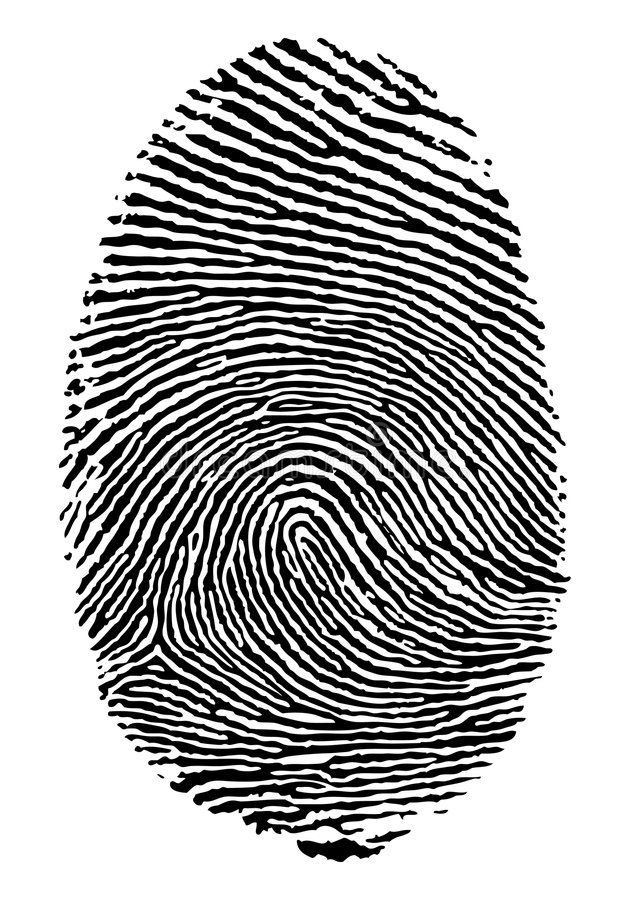
#> input picture Input/Fig_1.jpg, 630 x 900 px, found by its file name; the run also reads 1 picture not shown here
$ jupyter execute IOT_FINAL_PROJECT.ipynb   (older library calls are emulated)
#> lines starting #> are read from the running program, lines starting #| are printed output that depends on the picture; after the words box and inside, x2 and y2 are one past the last pixel; in counts of white or black regions, pixels touching at a corner belong together
[cell 1]
import cv2
import numpy as np

#here we are reading the fingerprint image
image = cv2.imread('./Input/fig_1.jpg', cv2.IMREAD_GRAYSCALE)
#> image is the input picture: shape (900, 630); min 0, max 255, mean 177.1

[cell 2]
# Threshold the image
_, binary_image = cv2.threshold(image, 0, 255, cv2.THRESH_BINARY_INV + cv2.THRESH_OTSU)
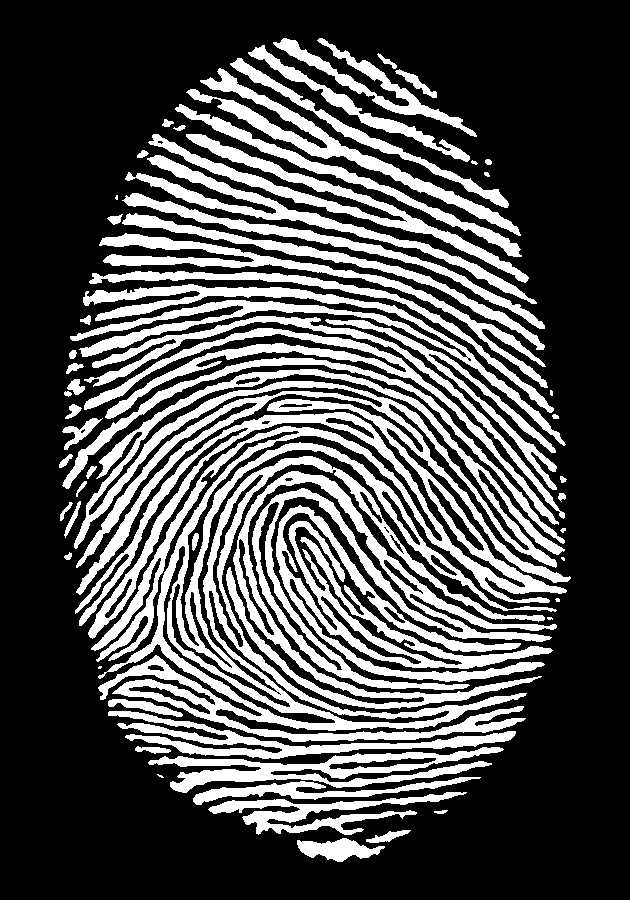
#> binary_image: shape (900, 630); 30.7% white; 62 white regions (7 under 20 px), largest, box (x1, y1, x2, y2) and area: (74, 369, 571, 742) 56307, (226, 471, 557, 709) 14900, (276, 505, 553, 682) 10988

[cell 3]
# Apply morphological operations to enhance the ridges
kernel = np.ones((3, 3), np.uint8)
binary_image = cv2.morphologyEx(binary_image, cv2.MORPH_CLOSE, kernel, iterations=3)
#> binary_image: shape (900, 630); 47.8% white; 10 white regions (2 under 20 px)

[cell 4]
# Find contours
contours, _ = cv2.findContours(binary_image, cv2.RETR_EXTERNAL, cv2.CHAIN_APPROX_SIMPLE)
#> contours = 10 contours, 3 with area under 20; largest, box (x1, y1, x2, y2) and area: (59, 45, 571, 862) 292812, (273, 38, 477, 137) 3234, (162, 119, 186, 131) 100, (64, 552, 72, 560) 34, (560, 476, 567, 483) 26, (485, 159, 492, 165) 25, (434, 810, 448, 814) 24

[cell 5]
import matplotlib.pyplot as plt

# Read the fingerprint image
fingerprint_img = cv2.imread('./Input/Fig_2.jpg', cv2.IMREAD_GRAYSCALE)

# Add salt and pepper noise
noise = np.random.random(fingerprint_img.shape)
salt_pepper_img = np.where(noise > 0.95, 255, np.where(noise < 0.05, 0, fingerprint_img))

# Apply median filter for noise reduction
filtered_img = cv2.medianBlur(salt_pepper_img, 5)

# Save the filtered fingerprint image in JPEG format
cv2.imwrite('filtered_fingerprint2.jpeg', filtered_img)

# Plot the original, noisy, and filtered images
plt.figure(figsize=(12, 6))
plt.subplot(1, 3, 1)
plt.imshow(fingerprint_img, cmap='gray')
plt.title('Original Fingerprint')
plt.axis('off')

plt.subplot(1, 3, 2)
plt.imshow(salt_pepper_img, cmap='gray')
plt.title('Fingerprint with Salt and Pepper Noise')
plt.axis('off')

plt.subplot(1, 3, 3)
plt.imshow(filtered_img, cmap='gray')
plt.title('Filtered Fingerprint')
plt.axis('off')

plt.tight_layout()
plt.show()

[cell 6]
# Filter contours based on area to eliminate noise
filtered_contours = [cnt for cnt in contours if cv2.contourArea(cnt) > 100]
#> filtered_contours = 2 contours; box (x1, y1, x2, y2) and area: (59, 45, 571, 862) 292812, (273, 38, 477, 137) 3234

[cell 7]
filtered_contours
#> Out has the same summary as filtered_contours

[cell 8]
import cv2
import numpy as np
import matplotlib.pyplot as plt

# Read the filtered fingerprint image
filtered_fingerprint_img = cv2.imread('filtered_fingerprint2.jpeg', cv2.IMREAD_GRAYSCALE)

# Check if the image was loaded successfully
if filtered_fingerprint_img is not None:
    # Extract a horizontal line of pixel intensity values from the middle of the image
    line_y = filtered_fingerprint_img.shape[0] // 2
    line_intensity = filtered_fingerprint_img[line_y, :]
#> line_intensity = 630 values, max 255 at index 0, min 0 at index 87, mean 149.6

    # Plot the signal corresponding to the filtered fingerprint
    plt.figure(figsize=(10, 4))
    plt.plot(line_intensity, color='black')
    plt.title('Signal Corresponding to Filtered Fingerprint')
    plt.xlabel('Pixel Position')
    plt.ylabel('Intensity')
    plt.grid(True)
    plt.show()
else:
    print("Error: Unable to load the filtered fingerprint image.")

[cell 9]
def ridge_frequency(image, block_size=16):
    rows, cols = image.shape
    freq = np.zeros_like(image, dtype=np.float32)

    for r in range(0, rows - block_size, block_size):
        for c in range(0, cols - block_size, block_size):
            block = image[r:r+block_size, c:c+block_size]
            f = cv2.dct(block.astype(np.float32))
            freq[r:r+block_size, c:c+block_size] = f

    return freq

def ridge_flow(image):
    sobelx = cv2.Sobel(image, cv2.CV_64F, 1, 0, ksize=3)
    sobely = cv2.Sobel(image, cv2.CV_64F, 0, 1, ksize=3)
    flow = cv2.phase(sobelx, sobely, angleInDegrees=True)
    return flow

def ridge_curvature(image):
    sobelx = cv2.Sobel(image, cv2.CV_64F, 1, 0, ksize=3)
    sobely = cv2.Sobel(image, cv2.CV_64F, 0, 1, ksize=3)
    sobelxx = cv2.Sobel(sobelx, cv2.CV_64F, 1, 0, ksize=3)
    sobelyy = cv2.Sobel(sobely, cv2.CV_64F, 0, 1, ksize=3)
    curvature = cv2.magnitude(sobelxx, sobelyy)
    return curvature

# Load the fingerprint image
image = cv2.imread('filtered_fingerprint2.jpeg', cv2.IMREAD_GRAYSCALE)

# Apply Gaussian blur to smooth the image
image_blurred = cv2.GaussianBlur(image, (5, 5), 0)

# Extract ridge frequency
ridge_freq = ridge_frequency(image_blurred)
#> after the loop in ridge_frequency, `for r in range(0, rows - block_size, block_size):`:
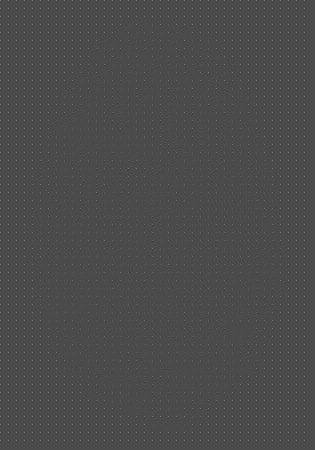
#> freq: shape (900, 630) float32 (shown at 1/2 size); min -1719, max 4080, mean 10.8; drawn with min black and max white

# Extract ridge flow
ridge_flow = ridge_flow(image_blurred)

# Extract ridge curvature
ridge_curv = ridge_curvature(image_blurred)

# Display results
cv2.imshow('Ridge Frequency', ridge_freq)
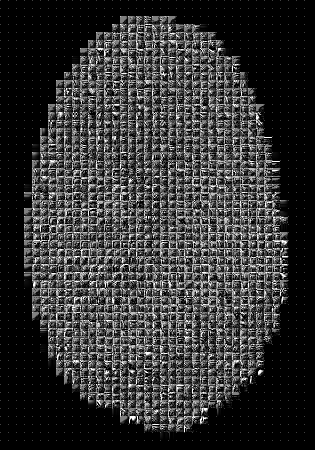
#> window 'Ridge Frequency': shape (900, 630) (shown at 1/2 size); min 0, max 255, mean 53
cv2.imshow('Ridge Flow', ridge_flow)
cv2.imshow('Ridge Curvature', ridge_curv)
cv2.waitKey(0)
cv2.destroyAllWindows()

[cell 10]
import cv2
import numpy as np

# Load the fingerprint image
image = cv2.imread('filtered_fingerprint2.jpeg', cv2.IMREAD_GRAYSCALE)

# Threshold the image
_, binary_image = cv2.threshold(image, 0, 255, cv2.THRESH_BINARY_INV + cv2.THRESH_OTSU)
#> binary_image: shape (900, 630); 30.7% white; 63 white regions (10 under 20 px), largest, box (x1, y1, x2, y2) and area: (74, 369, 570, 759) 61725, (226, 471, 552, 710) 25871, (70, 284, 565, 490) 11864

# Apply morphological operations to enhance the ridges
kernel = np.ones((3, 3), np.uint8)
binary_image = cv2.morphologyEx(binary_image, cv2.MORPH_CLOSE, kernel, iterations=3)
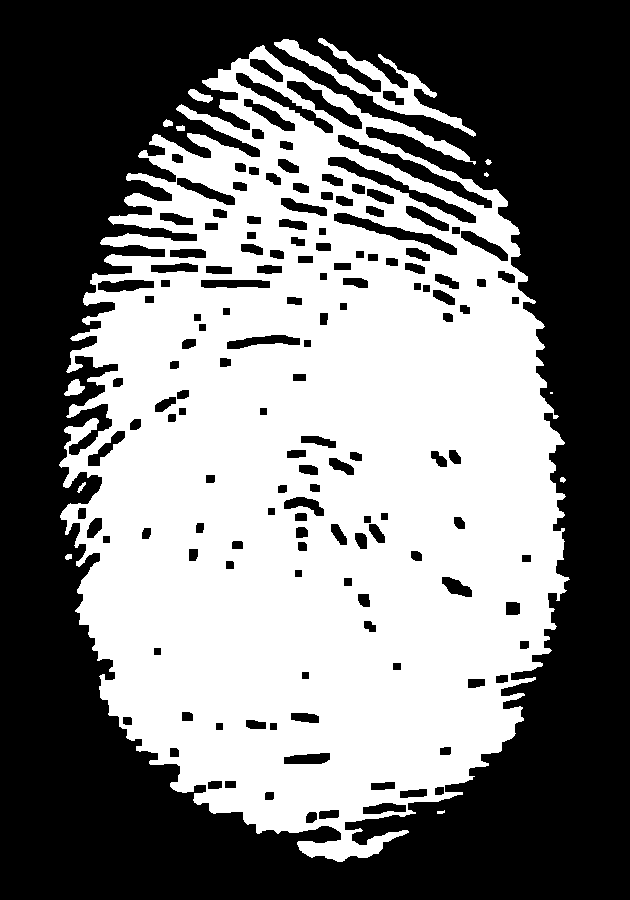
#> binary_image: shape (900, 630); 47.5% white; 13 white regions (2 under 20 px)

# Find contours
contours, _ = cv2.findContours(binary_image, cv2.RETR_EXTERNAL, cv2.CHAIN_APPROX_SIMPLE)
#> contours = 13 contours, 5 with area under 20; largest, box (x1, y1, x2, y2) and area: (59, 45, 570, 862) 289230, (274, 38, 476, 137) 3398, (64, 379, 85, 396) 182, (188, 89, 213, 103) 158, (163, 119, 173, 127) 45, (176, 125, 185, 131) 32, (77, 482, 86, 493) 28, (65, 554, 72, 560) 25

# Filter contours based on area to eliminate noise
filtered_contours = [cnt for cnt in contours if cv2.contourArea(cnt) > 100]
#> filtered_contours = 4 contours; box (x1, y1, x2, y2) and area: (59, 45, 570, 862) 289230, (274, 38, 476, 137) 3398, (64, 379, 85, 396) 182, (188, 89, 213, 103) 158

# Draw extracted contours
result_image = cv2.cvtColor(image, cv2.COLOR_GRAY2BGR)
cv2.drawContours(result_image, filtered_contours, -1, (0, 255, 0), 2)
#> result_image: shape (900, 630, 3); mean B, G, R 172.7, 181.9, 172.7

# Display the result
cv2.imshow('Minutiae Extraction', result_image)
cv2.waitKey(0)
cv2.destroyAllWindows()

[cell 11]
def calculate_ridge_count(image, line_length=100):
    # Apply Canny edge detection to the image
    edges = cv2.Canny(image, 50, 150)

    # Hough transform to detect lines
    lines = cv2.HoughLines(edges, 1, np.pi/180, threshold=200)

    # Calculate ridge count
    ridge_count = 0
    if lines is not None:
        for rho, theta in lines[:, 0]:
            if 0.25 * np.pi <= theta <= 0.75 * np.pi:  # Filter vertical lines (ridges)
                ridge_count += 1

    # Normalize ridge count by line length
    ridge_count_normalized = ridge_count / line_length

    return ridge_count_normalized

def locate_core_point(image):
    # Apply skeletonization to the image
    skeleton = cv2.threshold(image, 127, 255, cv2.THRESH_BINARY)[1]

    # Find contours of the skeletonized image
    contours, _ = cv2.findContours(skeleton, cv2.RETR_EXTERNAL, cv2.CHAIN_APPROX_SIMPLE)

    # Find the centroid of the largest contour as the core point
    if contours:
        largest_contour = max(contours, key=cv2.contourArea)
        M = cv2.moments(largest_contour)
        core_point_x = int(M['m10'] / M['m00'])
        core_point_y = int(M['m01'] / M['m00'])
        return core_point_x, core_point_y
    else:
        return None, None

# Load the fingerprint image
image = cv2.imread('./Input/Fig_1.jpg', 0)

# Calculate ridge count
ridge_count = calculate_ridge_count(image)
#> in calculate_ridge_count, `edges = cv2.Canny(image, 50, 150)`:
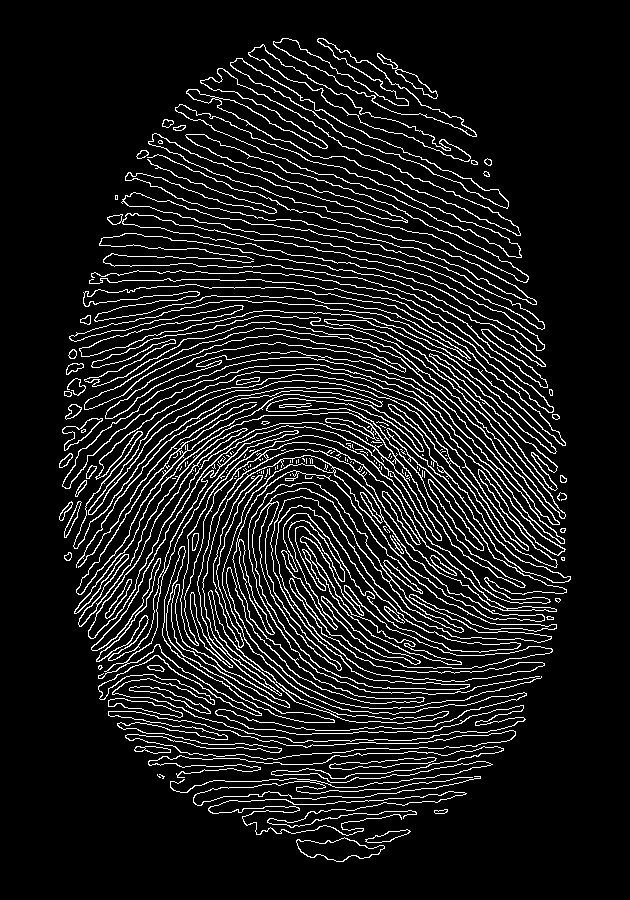
#> edges: shape (900, 630); 10.4% white in thin lines or dots, all inside (x1, y1, x2, y2) = (59, 38, 571, 862)
#> in calculate_ridge_count, `lines = cv2.HoughLines(edges, 1, np.pi/180, threshold=200)`: lines = [[6, 2.36], [523, 0.785], [-16, 2.36], [158, 2.36]]
#> the loop in calculate_ridge_count, `for rho, theta in lines[:, 0]:` made 4 passes
#> (rho, theta, ridge_count) on pass 2: (523, 0.785, 1)
#> after the loop in calculate_ridge_count, `for rho, theta in lines[:, 0]:`: ridge_count = 1
#> in calculate_ridge_count, `ridge_count_normalized = ridge_count / line_length`: ridge_count_normalized = 0.01
#> ridge_count = 0.01

# Locate core point
core_point_x, core_point_y = locate_core_point(image)
#> in locate_core_point, `contours, _ = cv2.findContours(skeleton, cv2.RETR_EXTERNAL, cv2.CHAIN_..`: contours = [[[0, 0], [0, 899], [629, 899], [629, 0]]]
#> in locate_core_point, `largest_contour = max(contours, key=cv2.contourArea)`: largest_contour = [[0, 0], [0, 899], [629, 899], [629, 0]]
#> in locate_core_point, `M = cv2.moments(largest_contour)`: M = moments, m00 565471, centre m10/m00, m01/m00 = (314.5, 449.5)
#> in locate_core_point, `core_point_x = int(M['m10'] / M['m00'])`: core_point_x = 314
#> in locate_core_point, `core_point_y = int(M['m01'] / M['m00'])`: core_point_y = 449
#> core_point_x = 314; core_point_y = 449

print("Ridge count:", ridge_count)
#| Ridge count: 0.01
print("Core point coordinates:", core_point_x, core_point_y)
#| Core point coordinates: 314 449

# Display the image with core point
plt.imshow(image, cmap='gray')
if core_point_x is not None and core_point_y is not None:
    plt.plot(core_point_x, core_point_y, 'ro')  # Plot core point
plt.title('Fingerprint with Core Point')
plt.axis('off')
plt.show()

[cell 12]
import cv2
import numpy as np
import matplotlib.pyplot as plt

def detect_singular_points(image):
    # Apply Sobel edge detection to the image
    sobel_x = cv2.Sobel(image, cv2.CV_64F, 1, 0, ksize=5)
    sobel_y = cv2.Sobel(image, cv2.CV_64F, 0, 1, ksize=5)

    # Compute magnitude and direction of gradient
    magnitude = np.sqrt(sobel_x**2 + sobel_y**2)
    direction = np.arctan2(sobel_y, sobel_x)

    # Define threshold for edge detection
    edge_threshold = 100

    # Apply thresholding to identify edges
    edges = magnitude > edge_threshold

    # Apply morphological operations to enhance edge connectivity
    kernel = np.ones((3, 3), np.uint8)
    edges = cv2.morphologyEx(edges.astype(np.uint8), cv2.MORPH_CLOSE, kernel)

    # Find contours of the edges
    contours, _ = cv2.findContours(edges, cv2.RETR_EXTERNAL, cv2.CHAIN_APPROX_SIMPLE)

    # Initialize lists to store singular points (ridge endings and bifurcations)
    ridge_endings = []
    bifurcations = []

    # Iterate through contours
    for contour in contours:
        # Approximate the contour to reduce the number of points
        approx = cv2.approxPolyDP(contour, 0.01 * cv2.arcLength(contour, True), True)

        # Calculate the number of vertices (corner points)
        num_vertices = len(approx)

        # Singular points are classified based on the number of vertices
        if num_vertices == 1:
            # Ridge ending
            ridge_endings.append(approx.ravel())
        elif num_vertices >= 3:
            # Bifurcation
            bifurcations.append(approx.ravel())

    return ridge_endings, bifurcations

# Load the fingerprint image
image = cv2.imread('./Input/Fig_1.jpg', cv2.IMREAD_GRAYSCALE)

# Detect singular points (ridge endings and bifurcations)
ridge_endings, bifurcations = detect_singular_points(image)
#> in detect_singular_points, `direction = np.arctan2(sobel_y, sobel_x)`:
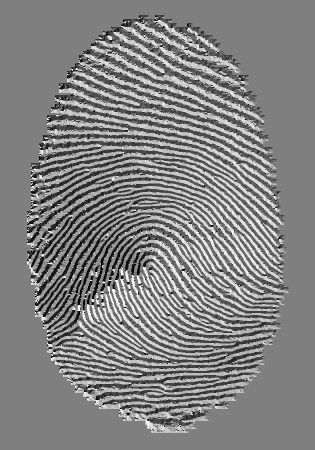
#> direction: shape (900, 630) float64 (shown at 1/2 size); min -3.14, max 3.14, mean 0.0763; drawn with min black and max white
#> in detect_singular_points, `edges = cv2.morphologyEx(edges.astype(np.uint8), cv2.MORPH_CLOSE, kern..`:
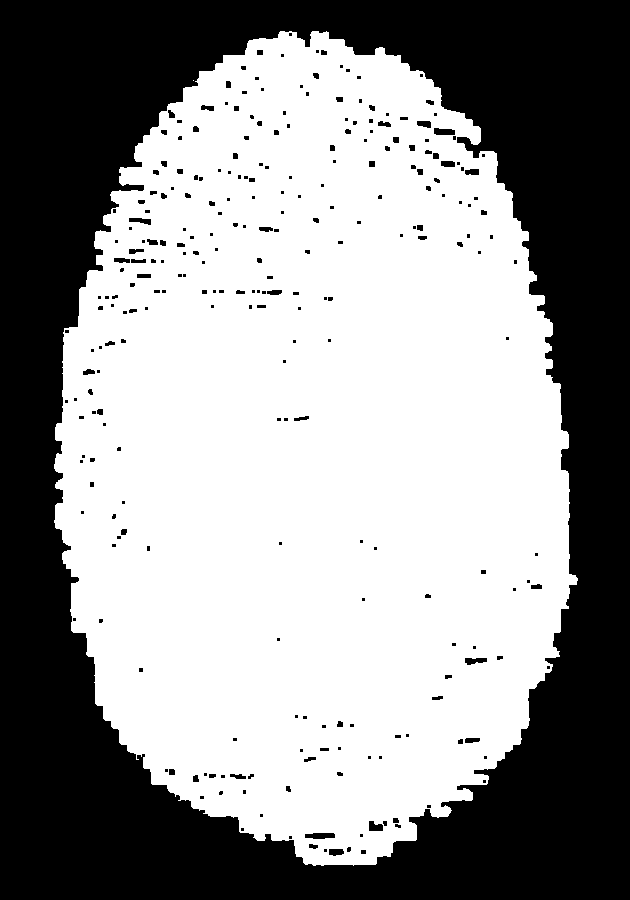
#> edges: shape (900, 630); values 0 (black) and 1 (white), 57.7% white; 271 black regions (176 under 20 px)
#> in detect_singular_points, `contours, _ = cv2.findContours(edges, cv2.RETR_EXTERNAL, cv2.CHAIN_APP..`: contours = 2 contours, 1 with area under 20; largest, box (x1, y1, x2, y2) and area: (54, 31, 578, 866) 331500
#> the loop in detect_singular_points, `for contour in contours:` made 2 passes
#> (approx, num_vertices) on pass 1: ([[193, 80]], 1)
#> after the loop in detect_singular_points, `for contour in contours:`: bifurcations = [[280, 31, 119, 169, 54, 522, 151, 783, 375, 864, 520, 743, 568, 434, 480, 128]]; ridge_endings = [[193, 80]]
#> ridge_endings = [[193, 80]]

# Visualize singular points on the fingerprint image
plt.imshow(image, cmap='gray')
for point in ridge_endings:
    plt.plot(point[0], point[1], 'ro', markersize=5)  # Ridge ending (red)
#> this loop made 1 pass
for point in bifurcations:
    plt.plot(point[0], point[1], 'bo', markersize=5)  # Bifurcation (blue)
#> this loop made 1 pass
plt.title('Fingerprint with Singular Points')
plt.axis('off')
plt.show()

[cell 13]
# Load the template fingerprint image
template_image = cv2.imread('./Input/Fig_1.jpg', cv2.IMREAD_GRAYSCALE)

# Load the query fingerprint image
query_image = cv2.imread('./Input/Fig_2.jpg', cv2.IMREAD_GRAYSCALE)

# Resize both images to 500x300 pixels
template_image = cv2.resize(template_image, (500, 300))
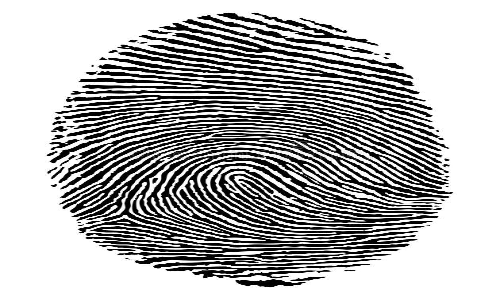
#> template_image: shape (300, 500); min 0, max 255, mean 177.1
query_image = cv2.resize(query_image, (500, 300))

# Flatten the images into 1D vectors
template_vector = template_image.flatten()
query_vector = query_image.flatten()

# Compute Euclidean distance between feature vectors
euclidean_distance = np.linalg.norm(template_vector - query_vector)
#> euclidean_distance = 0

print("Euclidean Distance:", euclidean_distance)
#| Euclidean Distance: 0.0

[cell 14]
import cv2

# Load the template fingerprint image
template_image = cv2.imread('./Input/Fig_1.jpg', cv2.IMREAD_GRAYSCALE)

# Load the query fingerprint image
query_image = cv2.imread('./Input/Fig_2.jpg', cv2.IMREAD_GRAYSCALE)

# Perform template matching using correlation coefficient
result = cv2.matchTemplate(query_image, template_image, cv2.TM_CCOEFF_NORMED)
#> result = [1]

# Get the best match location
min_val, max_val, min_loc, max_loc = cv2.minMaxLoc(result)
#> min_val = 1; max_val = 1; min_loc = (0, 0); max_loc = (0, 0)

print("Template Matching Score:", max_val)
#| Template Matching Score: 1.0

[cell 15]
def compare_fingerprints(input_fingerprint, database_fingerprint):
    # Load the input fingerprint image
    input_image = cv2.imread('./Input/Fig_1.jpg', cv2.IMREAD_GRAYSCALE)

    # Load the database fingerprint image
    database_image = cv2.imread('./Input/Fig_1.jpg', cv2.IMREAD_GRAYSCALE)

    # Resize both images to 500x300 pixels
    input_image = cv2.resize(input_image, (500, 300))
    database_image = cv2.resize(database_image, (500, 300))

    # Flatten the images into 1D vectors
    input_vector = input_image.flatten()
    database_vector = database_image.flatten()

    # Compute Euclidean distance between feature vectors
    euclidean_distance = np.linalg.norm(input_vector - database_vector)

    # Compare the Euclidean distance
    if euclidean_distance == 0:
        print("Fingerprints match perfectly.")
    else:
        print("Fingerprints do not match.")
        print("Euclidean Distance:", euclidean_distance)

# Example usage
input_fingerprint_path = 'input_fingerprint.jpeg'
database_fingerprint_path = 'database_fingerprint.jpeg'

compare_fingerprints(input_fingerprint_path, database_fingerprint_path)
#> in compare_fingerprints, `euclidean_distance = np.linalg.norm(input_vector - database_vector)`: euclidean_distance = 0
